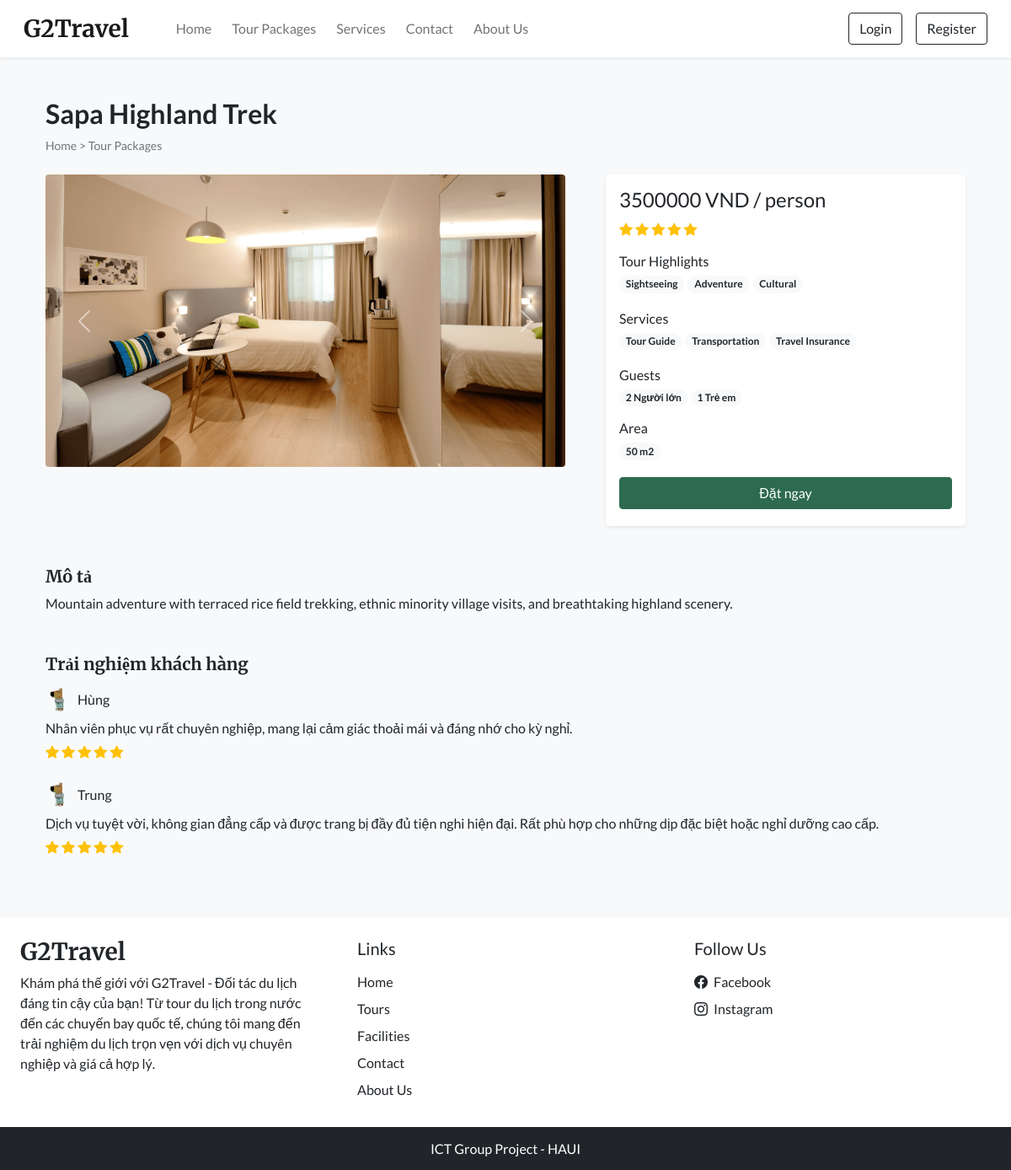
Page /room_details.php?id=5 on the committed database.
### tables this page shows
CREATE TABLE `settings` (
  `sr_no` int(11) NOT NULL,
  `site_title` varchar(50) NOT NULL,
  `site_about` varchar(250) NOT NULL,
  `shutdown` tinyint(1) NOT NULL
);

CREATE TABLE `rooms` (
  `id` int(11) NOT NULL,
  `name` varchar(150) NOT NULL,
  `area` int(11) NOT NULL,
  `price` int(11) NOT NULL,
  `quantity` int(11) NOT NULL,
  `adult` int(11) NOT NULL,
  `children` int(11) NOT NULL,
  `description` varchar(350) NOT NULL,
  `status` tinyint(4) NOT NULL DEFAULT 1,
  `removed` int(11) NOT NULL DEFAULT 0
);

CREATE TABLE `room_images` (
  `sr_no` int(11) NOT NULL,
  `room_id` int(11) NOT NULL,
  `image` varchar(150) NOT NULL,
  `thumb` tinyint(4) NOT NULL DEFAULT 0
);

CREATE TABLE `features` (
  `id` int(11) NOT NULL,
  `name` varchar(50) NOT NULL
);

CREATE TABLE `facilities` (
  `id` int(11) NOT NULL,
  `icon` varchar(100) NOT NULL,
  `name` varchar(50) NOT NULL,
  `description` varchar(250) NOT NULL
);

CREATE TABLE `rating_review` (
  `sr_no` int(11) NOT NULL,
  `booking_id` int(11) NOT NULL,
  `room_id` int(11) NOT NULL,
  `user_id` int(11) NOT NULL,
  `rating` int(11) NOT NULL,
  `review` varchar(200) NOT NULL,
  `seen` int(11) NOT NULL DEFAULT 0,
  `datentime` datetime NOT NULL DEFAULT current_timestamp()
);

CREATE TABLE `user_cred` (
  `id` int(11) NOT NULL,
  `name` varchar(100) NOT NULL,
  `email` varchar(150) NOT NULL,
  `address` varchar(120) NOT NULL,
  `phonenum` varchar(100) NOT NULL,
  `pincode` int(11) NOT NULL,
  `dob` date NOT NULL,
  `profile` varchar(100) NOT NULL DEFAULT 'chill-guy.png',
  `password` varchar(200) NOT NULL,
  `is_verified` int(11) NOT NULL DEFAULT 0,
  `token` varchar(200) DEFAULT NULL,
  `t_expire` date DEFAULT NULL,
  `status` int(11) NOT NULL DEFAULT 1,
  `datentime` datetime NOT NULL DEFAULT current_timestamp()
);

### admin/inc/db_config.php (called while the page is built, shortened)
<?php
  function select($sql, $values, $datatypes) {
    $con = $GLOBALS['con'];
    if($stmt = mysqli_prepare($con, $sql)){
      mysqli_stmt_bind_param($stmt, $datatypes, ...$values);
      if(mysqli_stmt_execute($stmt)){
        $res = mysqli_stmt_get_result($stmt);
        return $res;
      }
      else{
        mysqli_stmt_close($stmt);
        die("Query cannot be executed - Execute");
      }
    }
    else{
      die("Query cannot be executed - Select");
    }
  }
?>

### room_details.php (the view, shortened to what this page needs)
<!DOCTYPE html>
<html lang="en">
<head>
  <?php require('inc/links.php'); ?>
</head>
<body class="bg-light">
  <?php require('inc/header.php'); ?>
  <?php
    $data = filteration($_GET);
    $room_res = select("SELECT * FROM `rooms` WHERE `id`=? AND `status`=? AND `removed`=?",[$data['id'],1,0],'iii');
    $room_data = mysqli_fetch_assoc($room_res);
  ?>
  <div class="container">
    <div class="row">
      <div class="col-12 my-5 mb-4 px-4">
        <h2 class="fw-bold"><?php echo $room_data['name'] ?></h2>
        <div style="font-size: 14px;">
          <a href="index.php" class="text-secondary text-decoration-none">Home</a>
          <span class="text-secondary"> > </span>
          <a href="rooms.php" class="text-secondary text-decoration-none">Tour Packages</a>
        </div>
      </div>
      <div class="col-lg-7 col-md-12 px-4">
        <div id="roomCarousel" class="carousel slide" data-bs-ride="carousel">
          <div class="carousel-inner">
            <?php
              $room_img = ROOMS_IMG_PATH."thumbnail.jpg";
              $img_q = mysqli_query($con,"SELECT * FROM `room_images`
                WHERE `room_id`='$room_data[id]'");
              if(mysqli_num_rows($img_q)>0)
              {
                $active_class = 'active';
                while($img_res = mysqli_fetch_assoc($img_q))
                {
                  echo"
                    <div class='carousel-item $active_class'>
                      <img src='".ROOMS_IMG_PATH.$img_res['image']."' class='d-block w-100 rounded'>
                    </div>
                  ";
                  $active_class='';
                }
              }
              else{
                echo"<div class='carousel-item active'>
                  <img src='$room_img' class='d-block w-100'>
                </div>";
              }
            ?>
          </div>
          <button class="carousel-control-prev" type="button" data-bs-target="#roomCarousel" data-bs-slide="prev">
            <span class="carousel-control-prev-icon" aria-hidden="true"></span>
          </button>
          <button class="carousel-control-next" type="button" data-bs-target="#roomCarousel" data-bs-slide="next">
            <span class="carousel-control-next-icon" aria-hidden="true"></span>
          </button>
        </div>
      </div>
      <div class="col-lg-5 col-md-12 px-4">
        <div class="card mb-4 border-0 shadow-sm rounded-3">
          <div class="card-body">
            <?php
              echo<<<price
                <h4>$room_data[price] VND / person</h4>
              price;
              $rating_q = "SELECT AVG(rating) AS `avg_rating` FROM `rating_review`
                WHERE `room_id`='$room_data[id]' ORDER BY `sr_no` DESC LIMIT 20";
              $rating_res = mysqli_query($con,$rating_q);
              $rating_fetch = mysqli_fetch_assoc($rating_res);
              $rating_data = "";
              if($rating_fetch['avg_rating']!=NULL)
              {
                for($i=0; $i < $rating_fetch['avg_rating']; $i++){
                  $rating_data .="<i class='bi bi-star-fill text-warning'></i> ";
                }
              }
              echo<<<rating
                <div class="mb-3">
                  $rating_data
                </div>
              rating;
              $fea_q = mysqli_query($con,"SELECT f.name FROM `features` f
                INNER JOIN `room_features` rfea ON f.id = rfea.features_id
                WHERE rfea.room_id = '$room_data[id]'");
              $features_data = "";
              while($fea_row = mysqli_fetch_assoc($fea_q)){
                $features_data .="<span class='badge rounded-pill bg-light text-dark text-wrap me-1 mb-1'>
                  $fea_row[name]
                </span>";
              }
              echo<<<features
                <div class="mb-3">
                  <h6 class="mb-1">Tour Highlights</h6>
                  $features_data
                </div>
              features;
              $fac_q = mysqli_query($con,"SELECT f.name FROM `facilities` f
                INNER JOIN `room_facilities` rfac ON f.id = rfac.facilities_id
                WHERE rfac.room_id = '$room_data[id]'");
              $facilities_data = "";
              while($fac_row = mysqli_fetch_assoc($fac_q)){
                $facilities_data .="<span class='badge rounded-pill bg-light text-dark text-wrap me-1 mb-1'>
                  $fac_row[name]
                </span>";
              }
              echo<<<facilities
                <div class="mb-3">
                  <h6 class="mb-1">Services</h6>
                  $facilities_data
                </div>
              facilities;
              echo<<<guests
                <div class="mb-3">
                  <h6 class="mb-1">Guests</h6>
                  <span class="badge rounded-pill bg-light text-dark text-wrap">
                    $room_data[adult] Người lớn
                  </span>
                  <span class="badge rounded-pill bg-light text-dark text-wrap">
                    $room_data[children] Trẻ em
                  </span>
                </div>
              guests;
              echo<<<area
                <div class="mb-3">
                  <h6 class="mb-1">Area</h6>
                  <span class='badge rounded-pill bg-light text-dark text-wrap me-1 mb-1'>
                    $room_data[area] m2
                  </span>
                </div>
              area;
              if(!$settings_r['shutdown']){
                $login=0;
                echo<<<book
                  <button onclick='checkLoginToBook($login,$room_data[id])' class="btn w-100 text-white custom-bg shadow-none mb-1">Đặt ngay</button>
                book;
              }
            ?>
          </div>
        </div>
      </div>
      <div class="col-12 mt-4 px-4">
        <div class="mb-5">
          <h5 class="fw-bold h-font">Mô tả</h5>
          <p>
            <?php echo $room_data['description'] ?>
          </p>
        </div>
        <div>
          <h5 class="fw-bold h-font mb-3">Trải nghiệm khách hàng</h5>
          <?php
            $review_q = "SELECT rr.*,uc.name AS uname, uc.profile, r.name AS rname FROM `rating_review` rr
              INNER JOIN `user_cred` uc ON rr.user_id = uc.id
              INNER JOIN `rooms` r ON rr.room_id = r.id
              WHERE rr.room_id = '$room_data[id]'
              ORDER BY `sr_no` DESC LIMIT 15";
            $review_res = mysqli_query($con,$review_q);
            $img_path = USERS_IMG_PATH;
            if(mysqli_num_rows($review_res)==0){
              echo 'No reviews yet!';
            }
            else
            {
              while($row = mysqli_fetch_assoc($review_res))
              {
                $stars = "<i class='bi bi-star-fill text-warning'></i> ";
                for($i=1; $i<$row['rating']; $i++){
                  $stars .= " <i class='bi bi-star-fill text-warning'></i>";
                }
                echo<<<reviews
                  <div class="mb-4">
                    <div class="d-flex align-items-center mb-2">
                      <img src="$img_path$row[profile]" class="rounded-circle" loading="lazy" width="30px">
                      <h6 class="m-0 ms-2">$row[uname]</h6>
                    </div>
                    <p class="mb-1">
                      $row[review]
                    </p>
                    <div>
                      $stars
                    </div>
                  </div>
                reviews;
              }
            }
          ?>
        </div>
      </div>
    </div>
  </div>
  <?php require('inc/footer.php'); ?>
</body>
</html>

### inc/header.php (shortened to what this page needs)
<nav id="nav-bar" class="navbar navbar-expand-lg navbar-light bg-white px-lg-3 py-lg-2 shadow-sm sticky-top">
  <div class="container-fluid">
    <a class="navbar-brand me-5 fw-bold fs-3 h-font" href="index.php"><?php echo $settings_r['site_title'] ?></a>
    <div class="collapse navbar-collapse" id="navbarSupportedContent">
      <ul class="navbar-nav me-auto mb-2 mb-lg-0">
        <li class="nav-item">
          <a class="nav-link me-2" href="index.php">Home</a>
        </li>
        <li class="nav-item">
          <a class="nav-link me-2" href="rooms.php">Tour Packages</a>
        </li>
        <li class="nav-item">
          <a class="nav-link me-2" href="facilities.php">Services</a>
        </li>
        <li class="nav-item">
          <a class="nav-link me-2" href="contact.php">Contact</a>
        </li>
        <li class="nav-item">
          <a class="nav-link" href="about.php">About Us</a>
        </li>
      </ul>
      <div class="d-flex">
        <?php
          if(isset($_SESSION['login']) && $_SESSION['login']==true)
          {
            $path = USERS_IMG_PATH;
            echo<<<data
              <div class="btn-group">
                <button type="button" class="btn btn-outline-dark shadow-none dropdown-toggle" data-bs-toggle="dropdown" data-bs-display="static" aria-expanded="false">
                  <img src="$path$_SESSION[uPic]" style="width: 25px; height: 25px;" class="me-1 rounded-circle">
                  $_SESSION[uName]
                </button>
                <ul class="dropdown-menu dropdown-menu-lg-end">
                  <li><a class="dropdown-item" href="profile.php">My Profile</a></li>
                  <li><a class="dropdown-item" href="bookings.php">Booking History</a></li>
                  <li><a class="dropdown-item" href="logout.php">Logout</a></li>
                </ul>
              </div>
            data;
          }
          else
          {
            echo<<<data
              <button type="button" class="btn btn-outline-dark shadow-none me-lg-3 me-2" data-bs-toggle="modal" data-bs-target="#loginModal">
                Login
              </button>
              <button type="button" class="btn btn-outline-dark shadow-none" data-bs-toggle="modal" data-bs-target="#registerModal">
                Register
              </button>
            data;
          }
        ?>
      </div>
    </div>
  </div>
</nav>

### inc/footer.php (shortened to what this page needs)
<div class="container-fluid bg-white mt-5">
  <div class="row">
    <div class="col-lg-4 p-4">
      <h3 class="h-font fw-bold fs-3 mb-2"><?php echo $settings_r['site_title'] ?></h3>
      <p>
        <?php echo $settings_r['site_about'] ?>
      </p>
    </div>
    <div class="col-lg-4 p-4">
      <h5 class="mb-3">Links</h5>
      <a href="index.php" class="d-inline-block mb-2 text-dark text-decoration-none">Home</a> <br>
      <a href="rooms.php" class="d-inline-block mb-2 text-dark text-decoration-none">Tours</a> <br>
      <a href="facilities.php" class="d-inline-block mb-2 text-dark text-decoration-none">Facilities</a> <br>
      <a href="contact.php" class="d-inline-block mb-2 text-dark text-decoration-none">Contact</a> <br>
      <a href="about.php" class="d-inline-block mb-2 text-dark text-decoration-none">About Us</a>
    </div>
    <div class="col-lg-4 p-4">
        <h5 class="mb-3">Follow Us</h5>
        <a href="<?php echo $contact_r['fb'] ?>" class="d-inline-block text-dark text-decoration-none mb-2">
          <i class="bi bi-facebook me-1"></i> Facebook
        </a><br>
        <a href="<?php echo $contact_r['insta'] ?>" class="d-inline-block text-dark text-decoration-none">
          <i class="bi bi-instagram me-1"></i> Instagram
        </a><br>
    </div>
  </div>
</div>
<h6 class="text-center bg-dark text-white p-3 m-0">ICT Group Project - HAUI</h6>

### css/common.css (style rules this page uses)
:root { --teal: #2D6A4F; --teal_hover: #2D6A4F; }
* { font-family: 'Lato', sans-serif; }
.h-font { font-family: 'Merriweather', serif; }
.custom-bg { background-color: var(--teal); border: 1px solid var(--teal); }

### rows in the picture
settings: site_title "G2Travel", site_about "Khám phá thế giới với G2Travel - Đối tác du lịch đáng tin cậy của bạn! Từ tour du lịch trong nước đến các chuyến bay quốc tế, chúng tôi mang đến trải nghiệm du lịch trọn vẹn với dịch vụ chuyên nghiệp và giá cả hợp lý."
rooms: name "Sapa Highland Trek", price "3500000", adult "2", children "1", area "50", description "Mountain adventure with terraced rice field trekking, ethnic minority village visits, and breathtaking highland scenery."
room_images: image (picture)
features: name "Sightseeing"
features: name "Adventure"
features: name "Cultural"
facilities: name "Tour Guide"
facilities: name "Transportation"
facilities: name "Travel Insurance"
rating_review: user.profile (picture), user.name "Hùng", review "Nhân viên phục vụ rất chuyên nghiệp, mang lại cảm giác thoải mái và đáng nhớ cho kỳ nghỉ."
rating_review: user.profile (picture), user.name "Trung", review "Dịch vụ tuyệt vời, không gian đẳng cấp và được trang bị đầy đủ tiện nghi hiện đại. Rất phù hợp cho những dịp đặc biệt hoặc nghỉ dưỡng cao cấp."
